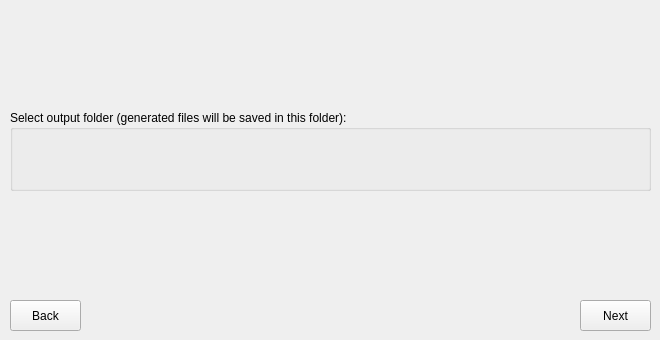
   <widget class="QWidget" name="tab_7">
    <attribute name="title">
     <string>Step 2</string>
    </attribute>
    <widget class="QGroupBox" name="groupBox_10">
     <property name="geometry">
      <rect>
       <x>10</x>
       <y>110</y>
       <width>641</width>
       <height>81</height>
      </rect>
     </property>
     <property name="title">
      <string>Select output folder (generated files will be saved in this folder):</string>
     </property>
     <widget class="QgsFileWidget" name="mQgsFileWidget">
      <property name="geometry">
       <rect>
        <x>10</x>
        <y>20</y>
        <width>621</width>
        <height>51</height>
       </rect>
      </property>
      <property name="storageMode">
       <enum>QgsFileWidget::GetDirectory</enum>
      </property>
     </widget>
    </widget>
    <widget class="QPushButton" name="QPushButton_back_4">
     <property name="enabled">
      <bool>true</bool>
     </property>
     <property name="geometry">
      <rect>
       <x>10</x>
       <y>300</y>
       <width>71</width>
       <height>31</height>
      </rect>
     </property>
     <property name="text">
      <string>Back</string>
     </property>
    </widget>
    <widget class="QPushButton" name="QPushButton_next_4">
     <property name="enabled">
      <bool>true</bool>
     </property>
     <property name="geometry">
      <rect>
       <x>580</x>
       <y>300</y>
       <width>71</width>
       <height>31</height>
      </rect>
     </property>
     <property name="text">
      <string>Next</string>
     </property>
    </widget>
   </widget>
